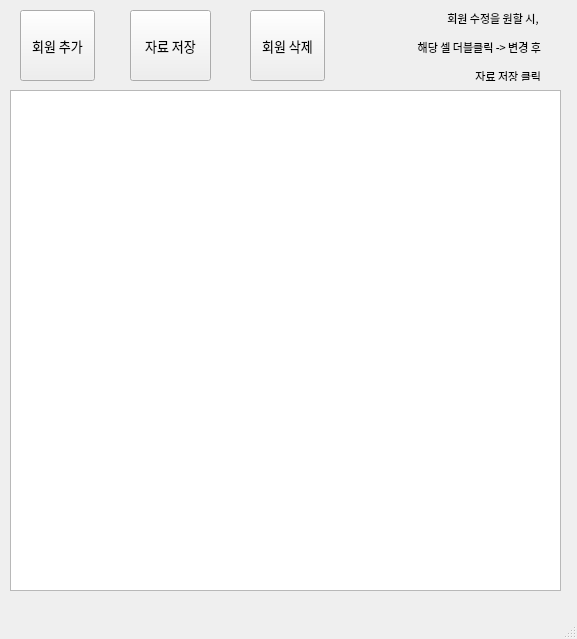
<?xml version="1.0" encoding="UTF-8"?>
<ui version="4.0">
 <class>MainWindow</class>
 <widget class="QMainWindow" name="MainWindow">
  <property name="geometry">
   <rect>
    <x>0</x>
    <y>0</y>
    <width>577</width>
    <height>639</height>
   </rect>
  </property>
  <property name="font">
   <font>
    <family>D2Coding</family>
    <pointsize>10</pointsize>
   </font>
  </property>
  <property name="windowTitle">
   <string>MainWindow</string>
  </property>
  <widget class="QWidget" name="centralwidget">
   <widget class="QTableWidget" name="tableWidget">
    <property name="geometry">
     <rect>
      <x>10</x>
      <y>90</y>
      <width>551</width>
      <height>501</height>
     </rect>
    </property>
   </widget>
   <widget class="QPushButton" name="btn_add">
    <property name="geometry">
     <rect>
      <x>20</x>
      <y>10</y>
      <width>75</width>
      <height>71</height>
     </rect>
    </property>
    <property name="text">
     <string>회원 추가</string>
    </property>
   </widget>
   <widget class="QPushButton" name="btn_del">
    <property name="geometry">
     <rect>
      <x>250</x>
      <y>10</y>
      <width>75</width>
      <height>71</height>
     </rect>
    </property>
    <property name="text">
     <string>회원 삭제</string>
    </property>
   </widget>
   <widget class="QPushButton" name="btn_save">
    <property name="geometry">
     <rect>
      <x>130</x>
      <y>10</y>
      <width>81</width>
      <height>71</height>
     </rect>
    </property>
    <property name="text">
     <string>자료 저장</string>
    </property>
   </widget>
   <widget class="QLabel" name="label">
    <property name="geometry">
     <rect>
      <x>350</x>
      <y>10</y>
      <width>191</width>
      <height>71</height>
     </rect>
    </property>
    <property name="text">
     <string>&lt;html&gt;&lt;head/&gt;&lt;body&gt;&lt;p align=&quot;right&quot;&gt;&lt;span style=&quot; font-size:8pt;&quot;&gt;회원 수정을 원할 시, &lt;/span&gt;&lt;/p&gt;&lt;p align=&quot;right&quot;&gt;&lt;span style=&quot; font-size:8pt;&quot;&gt;해당 셀 더블클릭 -&amp;gt; 변경 후&lt;/span&gt;&lt;/p&gt;&lt;p align=&quot;right&quot;&gt;&lt;span style=&quot; font-size:8pt;&quot;&gt;자료 저장 클릭&lt;/span&gt;&lt;/p&gt;&lt;/body&gt;&lt;/html&gt;</string>
    </property>
   </widget>
  </widget>
  <widget class="QMenuBar" name="menubar">
   <property name="geometry">
    <rect>
     <x>0</x>
     <y>0</y>
     <width>577</width>
     <height>21</height>
    </rect>
   </property>
  </widget>
  <widget class="QStatusBar" name="statusbar"/>
 </widget>
 <resources/>
 <connections/>
</ui>
